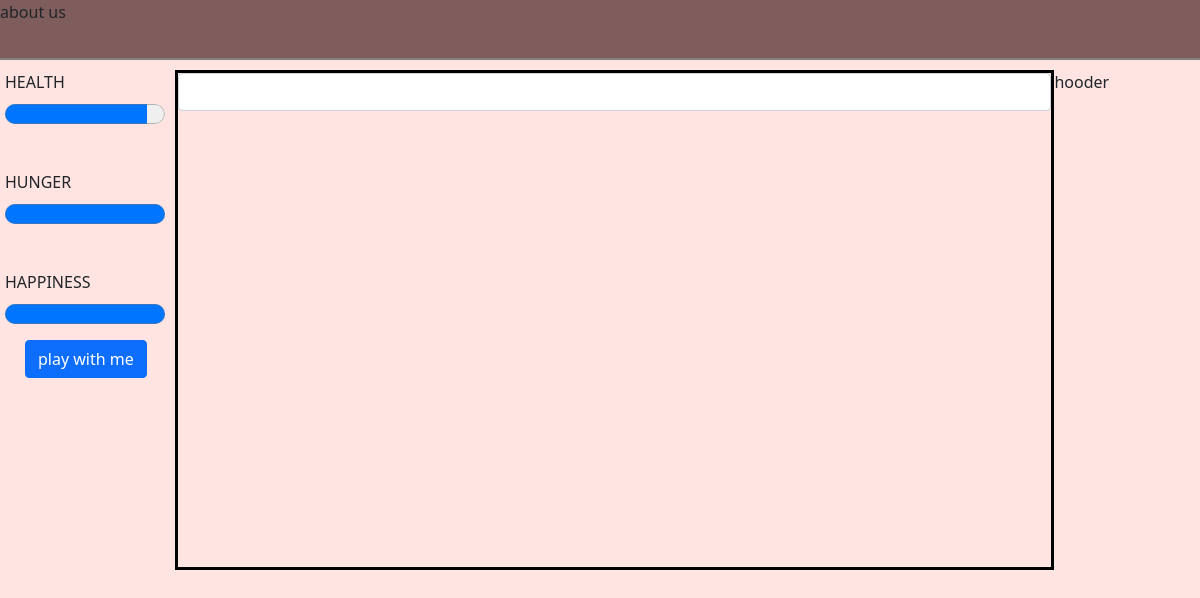
Before: /main/ with the older database file.
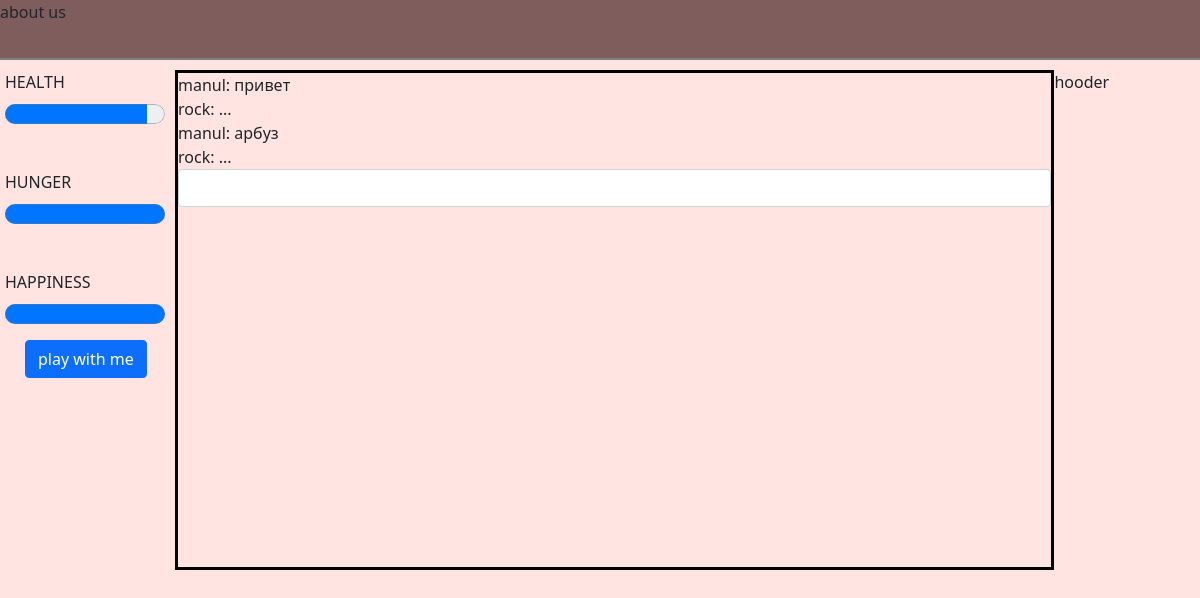
After: the same page with the newer database file.
### index/models.py (models this page shows)
class Massage(models.Model):
    autor   = models.CharField(max_length=40)
    context = models.TextField(max_length=2000)

### index/views.py (the view)
# urls.py: path('', include('index.urls')),
def index(request):
    error = ""
    if request.method == "POST":
        form = MassageForm(request.POST)
        if form.is_valid():
            form.save()
        else:
            error = ".........."
    from . import db_updater_working
    user = User.objects.all()[0]
    curent_rock = Rock.objects.all()[user.curent_rock]
    if not db_updater_working:
        Rock.objects.filter(name=curent_rock.name).update(happiness_index=100)
        def db_updater():
            while True:
                time.sleep(86400)
                curent_rock.update(happiness_index=
                    curent_rock.happiness_index - random.randint(14, 29))
        threading.Thread(target=db_updater, ).start()
        print("db_updater is started")
        set_db_worker_started()
    hunger    = curent_rock.hunger_index
    happiness = curent_rock.happiness_index
    health    = random.randint(87, 92)
    form = MassageForm()
    chat = Massage.objects.all()
    if len(chat) > 9:
        chat = chat[len(chat)-9:len(chat)]
    return render(request, "main/main/index.html",
    {
        'hunger_index'   : hunger,
        'happiness_index': happiness,
        'health_index'   : health,
        'form'           : form,
        'error'          : error,
        'chat'           : chat
    })

### index/forms.py
class MassageForm(ModelForm):
    class Meta:
        model = Massage
        fields = ['context']
        widgets = {
            'context': TextInput(
                attrs={
                    'class': 'form-control',
                    'id'   : 'input'
                })
        }

### index/__init__.py (called while the page is built)
def set_db_worker_started():
    global db_updater_working
    db_updater_working = True

### index/templates/main/main/index.html (shortened to what this page needs)
{% load static %}
<!DOCTYPE html>
<html>
<head>
    <link href="https://cdn.jsdelivr.net/npm/bootstrap@5.0.2/dist/css/bootstrap.min.css" rel="stylesheet">
</head>
<body>
    <div id="header">
        <div>about us</div>
    </div>
    <div id="content">
        <div id="stats">
            <div id="health">
                HEALTH
                <progress id="health_bar" value="{{ health_index }}" max="100"></progress>
            </div>
            <div id="hunger">
                HUNGER
                <progress id="hunger_bar" value="{{ hunger_index }}" max="100"></progress>
            </div>
            <div id="happiness">
                HAPPINESS
                <progress id="happiness_bar" value="{{ happiness_index }}" max="100"></progress>
                <form action="/games"><button class="btn btn-primary" id="play">play with me</button></form>
            </div>
        </div>
        <div id="stone">
            <div id="dialog">
                {% for msg in chat %}
                manul: {{ msg.context }} <br>
                rock: ... <br>
                {% endfor %}
            </div>
            <form method="post" id="talking_form">
                {{ form.context }}
            </form>
        </div>
        <div id="hood">hooder</div>
    </div>
</body>
</html>

### index/templates/main/main/index.html (style rules this page uses)
body { background-color:#FFE4E1; }
#header { display: flex; flex-direction: row; -ms-flex-item-align: center; border-bottom: 2px solid gray; width: 100%; height: 60px; background-color: rgb(127, 93, 93); }
#talking_form { height: 100%; }
#input { float:inline-end; }
#content { margin-top: 10px; position: fixed; display: flex; width: 100%; height: 100%; }
#health_bar { height: 40px; }
#hunger_bar { height: 40px; }
#happiness_bar { height: 40px; }
#stats { flex: 1; display: flex; flex-direction: column; width: 100%; }
#health { margin-left: 5px; margin-top: 0px; }
#hunger { margin-left: 5px; margin-top: 30px; }
#happiness { margin-left: 5px; margin-top: 30px; }
#stone { flex: 6; margin-left: 10px; border: solid 3px black; height: 500px; width: 100%; }
#hood { flex: 1; }
#play { margin-left: 20px; }

Changed rows visible on the page:
added Massage: context "привет"
added Massage: context "арбуз"
